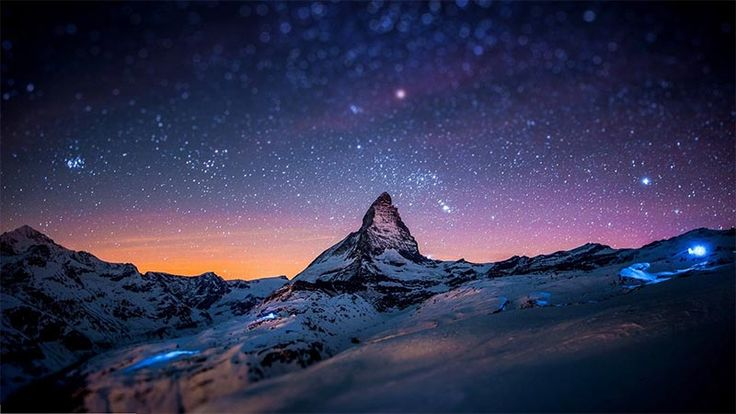
#> input picture image_processing/lab2/99cb70463e8878e8723e3f4acc2f3c6a.jpg, 736 x 414 px, given in place of 0mrq2i.jpg, which was not available
$ python lab2_3.py
#> lines starting #> are read from the running program, lines starting #| are printed output that depends on the picture; pictures that were not available may be replaced by others from this repository, and a replacement may not be noted
import cv2
import numpy as np
import matplotlib.pyplot as plt

#base img
base_img = cv2.imread('/Users/thesky/Desktop/Python/โค้ด/image_processing/lab2/0mrq2i.jpg')
#> base_img is the input picture: shape (414, 736, 3); mean B, G, R 81.2, 51.7, 51.5
base_img = cv2.cvtColor(base_img, cv2.COLOR_BGR2RGB)
base_img = cv2.resize(base_img, (200, 200))
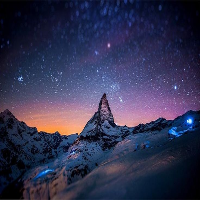
#> base_img: shape (200, 200, 3); mean R, G, B 51.3, 51.5, 81


#normalize images with cv2.calcHist nbins=256
base_img_hist_red = cv2.calcHist([base_img], [0], None, [256], [0, 256])/(base_img.shape[0]*base_img.shape[1])
#> base_img_hist_red = 256 values, max 0.0414 at index 1, min 0.0002 at index 238, mean 0.00391
base_img_hist_green = cv2.calcHist([base_img], [1], None, [256], [0, 256])/(base_img.shape[0]*base_img.shape[1])
#> base_img_hist_green = 256 values, max 0.0294 at index 0, min 0 at index 182, mean 0.00391
base_img_hist_blue = cv2.calcHist([base_img], [2], None, [256], [0, 256])/(base_img.shape[0]*base_img.shape[1])
#> base_img_hist_blue = 256 values, max 0.0107 at index 80, min 0 at index 227, mean 0.00391
#manual
cdf_red=base_img_hist_red.copy()
#> cdf_red has the same summary as base_img_hist_red
cdf_green=base_img_hist_green.copy()
#> cdf_green has the same summary as base_img_hist_green
cdf_blue=base_img_hist_blue.copy()
#> cdf_blue has the same summary as base_img_hist_blue

for i in range(1,256):
    cdf_red[i]=cdf_red[i]+cdf_red[i-1]
    cdf_green[i]=cdf_green[i]+cdf_green[i-1]
    cdf_blue[i]=cdf_blue[i]+cdf_blue[i-1]
#> after the loop, cdf_blue = 256 values from 0.00593 to 1; cdf_green = 256 values from 0.0294 to 1; cdf_red = 256 values from 0.0394 to 1

#template
template_img = cv2.imread('/Users/thesky/Desktop/Python/โค้ด/image_processing/lab2/Beach-photography_10.jpg')
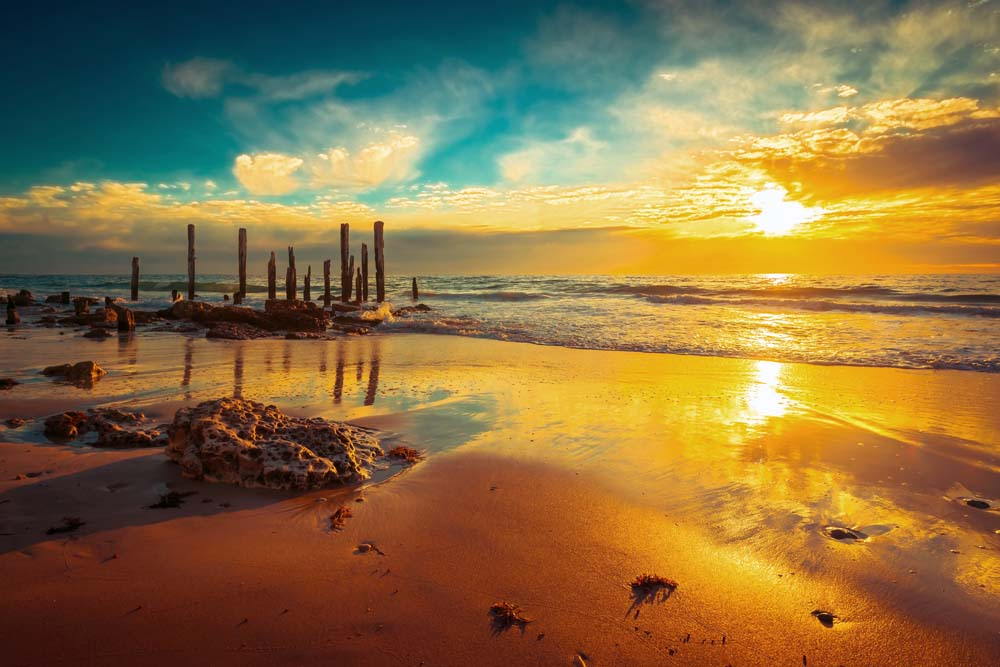
#> input picture image_processing/lab2/Beach-photography_10.jpg, 1000 x 667 px, found by its file name
#> template_img is the input picture: shape (667, 1000, 3); mean B, G, R 67.4, 112.8, 138.6
template_img = cv2.cvtColor(template_img, cv2.COLOR_BGR2RGB)
template_img = cv2.resize(template_img, (200, 200))
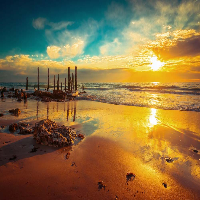
#> template_img: shape (200, 200, 3); mean R, G, B 138.4, 112.6, 67.2

template_img_hist_red = cv2.calcHist([template_img], [0], None, [256], [0, 256])/(template_img.shape[0]*template_img.shape[1])
#> template_img_hist_red = 256 values, max 0.0236 at index 5, min 0.0002 at index 0, mean 0.00391
template_img_hist_green = cv2.calcHist([template_img], [1], None, [256], [0, 256])/(template_img.shape[0]*template_img.shape[1])
#> template_img_hist_green = 256 values, max 0.00755 at index 36, min 7.5e-05 at index 1, mean 0.00391
template_img_hist_blue = cv2.calcHist([template_img], [2], None, [256], [0, 256])/(template_img.shape[0]*template_img.shape[1])
#> template_img_hist_blue = 256 values, max 0.0186 at index 20, min 0 at index 208, mean 0.00391
#manual
cdf_red_temp=template_img_hist_red.copy()
#> cdf_red_temp has the same summary as template_img_hist_red
cdf_green_temp=template_img_hist_green.copy()
#> cdf_green_temp has the same summary as template_img_hist_green
cdf_blue_temp=template_img_hist_blue.copy()
#> cdf_blue_temp has the same summary as template_img_hist_blue

for i in range(1,256):
    cdf_red_temp[i]=cdf_red_temp[i]+cdf_red_temp[i-1]
    cdf_green_temp[i]=cdf_green_temp[i]+cdf_green_temp[i-1]
    cdf_blue_temp[i]=cdf_blue_temp[i]+cdf_blue_temp[i-1]
#> after the loop, cdf_blue_temp = 256 values from 0.00338 to 1; cdf_green_temp = 256 values from 0.00015 to 1; cdf_red_temp = 256 values from 0.0002 to 1

#after use template to base img
#create blank numpy array
new_img_r = np.zeros(256)
new_img_g = np.zeros(256)
new_img_b = np.zeros(256)

#manual matching
for i in range(0,256):
    diff = abs(cdf_red[i]-cdf_red_temp)
    new_img_r[i] = np.argmin(diff)
    diff = abs(cdf_green[i]-cdf_green_temp)
    new_img_g[i] = np.argmin(diff)
    diff = abs(cdf_blue[i]-cdf_blue_temp)
    new_img_b[i] = np.argmin(diff)
#> after the loop, new_img_b = 256 values from 2 to 255; new_img_g = 256 values from 21 to 255; new_img_r = 256 values from 4 to 255
#cdf in new image
#change the image in new image
new_img = np.zeros(base_img.shape)
for i in range(0,base_img.shape[0]):
    for j in range(0,base_img.shape[1]):
        new_img[i,j,0]=new_img_r[base_img[i,j,0]]
        new_img[i,j,1]=new_img_g[base_img[i,j,1]]
        new_img[i,j,2]=new_img_b[base_img[i,j,2]]
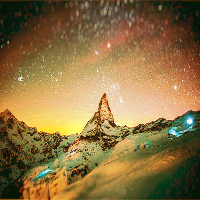
#> new_img: shape (200, 200, 3) float64; mean R, G, B 139.3, 113.2, 67.2

#histogram of new image
new_img= new_img.astype(np.uint8)
new_img_hist_red = cv2.calcHist([new_img], [0], None, [256], [0, 256])/(new_img.shape[0]*new_img.shape[1])
#> new_img_hist_red = 256 values, max 0.0414 at index 7, min 0 at index 0, mean 0.00391
new_img_hist_green = cv2.calcHist([new_img], [1], None, [256], [0, 256])/(new_img.shape[0]*new_img.shape[1])
#> new_img_hist_green = 256 values, max 0.0294 at index 21, min 0 at index 0, mean 0.00391
new_img_hist_blue = cv2.calcHist([new_img], [2], None, [256], [0, 256])/(new_img.shape[0]*new_img.shape[1])
#> new_img_hist_blue = 256 values, max 0.022 at index 19, min 0 at index 0, mean 0.00391
#cdf of new image
cdf_red_new=new_img_hist_red.copy()
#> cdf_red_new has the same summary as new_img_hist_red
cdf_green_new=new_img_hist_green.copy()
#> cdf_green_new has the same summary as new_img_hist_green
cdf_blue_new=new_img_hist_blue.copy()
#> cdf_blue_new has the same summary as new_img_hist_blue

for i in range(1,256):
    cdf_red_new[i]=cdf_red_new[i]+cdf_red_new[i-1]
    cdf_green_new[i]=cdf_green_new[i]+cdf_green_new[i-1]
    cdf_blue_new[i]=cdf_blue_new[i]+cdf_blue_new[i-1]
#> after the loop, cdf_blue_new = 256 values from 0 to 1; cdf_green_new = 256 values from 0 to 1; cdf_red_new = 256 values from 0 to 1

#show the image
plt.figure(figsize=(10,10))
plt.subplot(3,3,1);plt.imshow(base_img);plt.title("base image")
plt.subplot(3,3,2);plt.plot(base_img_hist_red,'r');plt.plot(base_img_hist_green,'g');plt.plot(base_img_hist_blue,'b');plt.title("base image histogram")
plt.subplot(3,3,3);plt.plot(cdf_red,'r');plt.plot(cdf_green,'g');plt.plot(cdf_blue,'b');plt.title("base image cdf")
plt.subplot(3,3,4);plt.imshow(template_img);plt.title("template image")
plt.subplot(3,3,5);plt.plot(template_img_hist_red,'r');plt.plot(template_img_hist_green,'g');plt.plot(template_img_hist_blue,'b');plt.title("template image histogram")
plt.subplot(3,3,6);plt.plot(cdf_red_temp,'r');plt.plot(cdf_green_temp,'g');plt.plot(cdf_blue_temp,'b');plt.title("template image cdf")
plt.subplot(3,3,7);plt.imshow(new_img.astype(np.uint8));plt.title("new image")
plt.subplot(3,3,8);plt.plot(new_img_hist_red,'r');plt.plot(new_img_hist_green,'g');plt.plot(new_img_hist_blue,'b');plt.title("new image histogram")
plt.subplot(3,3,9);plt.plot(cdf_red_new,'r');plt.plot(cdf_green_new,'g');plt.plot(cdf_blue_new,'b');plt.title("new image cdf")
plt.show()
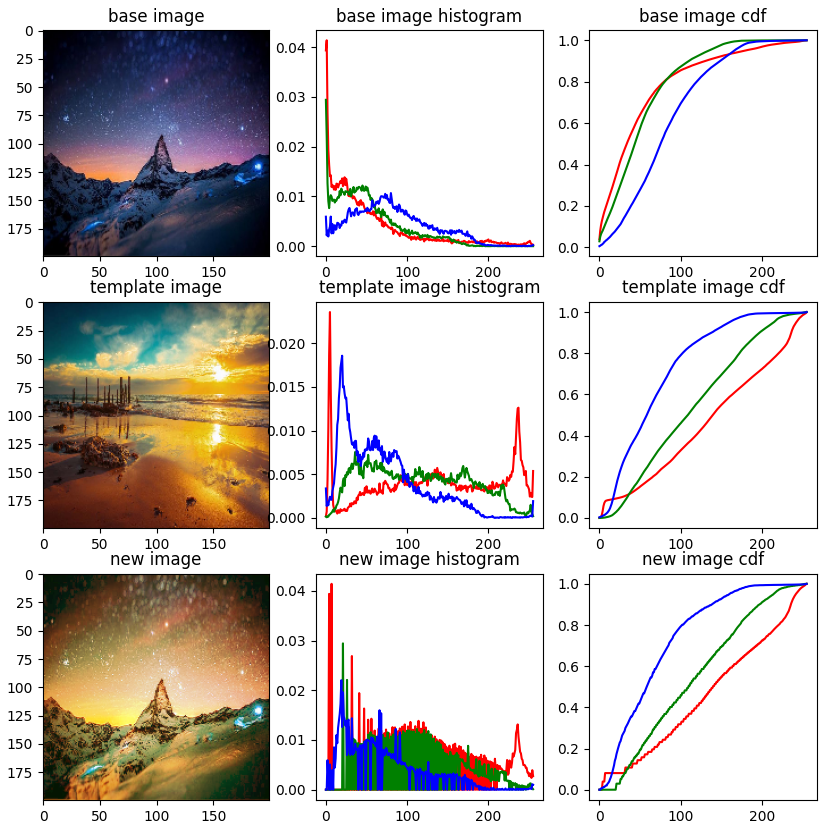
#> figure drawn by matplotlib, 9 panels; panel 2: curve peaks at x = 1, y = 0.0414; panel 2: curve peaks at x = 0, y = 0.0294; panel 2: curve peaks at x = 80, y = 0.0107; panel 3: curve peaks at x = 255, y = 1
